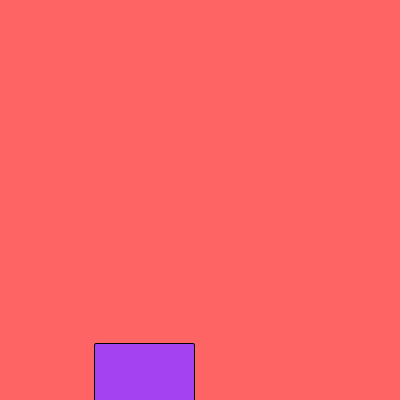
Frame 1 (no input)
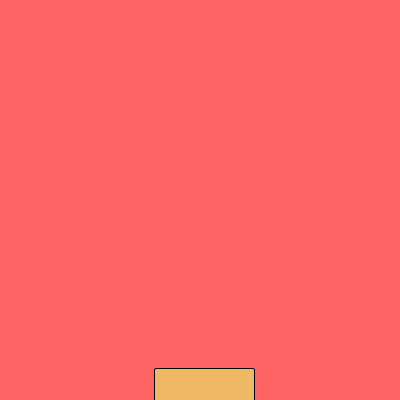
Frame 60 (the mouse pressed at the canvas centre just before this capture)
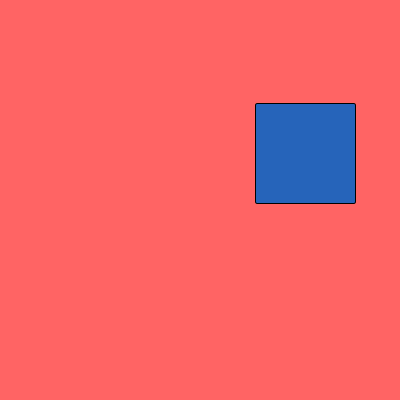
Frame 120 (the mouse held since frame 60 and released just before this capture)

The Processing sketch that drew these frames (run headless with seeded random() and noise(); from frame 60 on, the mouse is pressed at the canvas centre):

// Processing sketch: Tutorial2_1
// ── Tutorial2_1.pde
float i, j;
void setup() {
  size(400, 400);
}

void draw() {
  frameRate(5);
  background(255, 100, 100);
  fill(random(255), random(255), random(255)); 
  i = random(400);
  j = random(400);
  rect(i, j, 100, 100, 2);
}

// Simpler way:
// Or remove the float j;
// Delete both the i and j within draw.
// Set i as the first two parameters for rect();
// Add i++; after rect to increment the value.
// Like below: 

/*
float i;
 void setup() {
  size(400, 400);
}

void draw() {
  frameRate(5);
  background(255, 100, 100);
  fill(random(255), random(255), random(255)); 
  rect(i, i, 100, 100, 2);
  i++;
}*/
